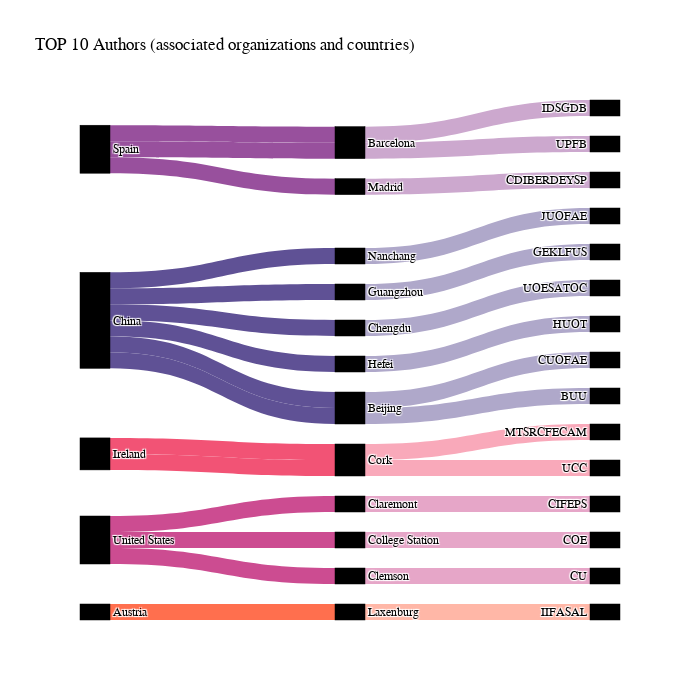

Notebook code cell kept with this figure:
### Markdown cell above
A visualização dos autores com maior número de publicações parece apontar na mesma direção de outras análises realizadas anteriormente. Dentre os 10 autores mais prolíficos, 5 são afiliados a universidades chinesas. Para além destes, as universidades do Reino Unido apresentam 2 autores, enquanto Japão, EUA e Espanha apresentam um autor em cada. No top 10 não há, em nenhum país, dois autores ligados à mesma universidade.

É interessante notar que, mesmo para as universidades fora da China, a imensa maioria dos autores apresenta apelidos de origem chinesa. A exceção é Tan Yigitcanlar, autor australiano de origens turcas, ligado à University College London.

**Afliliação de organizações**

### Code cell
import pandas as pd
import plotly.graph_objects as go
import plotly.colors as pc

# Supondo que df_affiliation já está definido e contém as colunas 'affiliation-country', 'affiliation-city', 'affilname'
# Verificar se as colunas necessárias estão presentes no DataFrame
required_columns = ['affiliation-country', 'affiliation-city', 'affilname']
if not all(column in df_affiliation.columns for column in required_columns):
    raise ValueError(f"O DataFrame deve conter as colunas: {required_columns}")

# Criar uma coluna com as siglas das instituições
df_affiliation['institution_labels_simp'] = df_affiliation['affilname'].apply(lambda x: ''.join([word[0].upper() for word in x.split()]))

# Preparar os dados para o diagrama de Sankey
top_institutions = df_affiliation['affilname'].dropna().value_counts().nlargest(15).index.tolist()
filtered_df = df_affiliation[df_affiliation['affilname'].isin(top_institutions)]

countries = filtered_df['affiliation-country'].dropna().unique().tolist()
cities = filtered_df['affiliation-city'].dropna().unique().tolist()
institutions = filtered_df['affilname'].dropna().unique().tolist()
institution_labels_simp = [df_affiliation[df_affiliation['affilname'] == inst]['institution_labels_simp'].values[0] for inst in top_institutions]

# Criar labels para países, cidades e top 15 instituições
labels = countries + cities + institution_labels_simp

# Criar dicionários para mapear os índices
country_indices = {country: i for i, country in enumerate(countries)}
city_indices = {city: i + len(countries) for i, city in enumerate(cities)}
institution_indices = {institution: i + len(countries) + len(cities) for i, institution in enumerate(institution_labels_simp)}

# Criar listas para as fontes e destinos
sources = []
targets = []
values = []
link_colors = []


# Definir cores para os países
custom_colors = [
    "#5f5195", "#98509d",
    "#cc4c91", "#f25375",
    "#ff6f4e", "#ff9913"
]
country_colors = custom_colors[:len(countries)]

# Adicionar relações país -> cidade
city_article_counts = filtered_df.groupby('affiliation-city').size().to_dict()
for _, row in filtered_df.iterrows():
    if row['affiliation-country'] in country_indices and row['affiliation-city'] in city_indices:
        sources.append(country_indices[row['affiliation-country']])
        targets.append(city_indices[row['affiliation-city']])
        values.append(1)
        link_colors.append(country_colors[country_indices[row['affiliation-country']]])

# Adicionar relações cidade -> instituição
institution_article_counts = filtered_df.groupby('affilname').size().to_dict()
for _, row in filtered_df.iterrows():
    if row['affiliation-city'] in city_indices and row['institution_labels_simp'] in institution_indices:
        sources.append(city_indices[row['affiliation-city']])
        targets.append(institution_indices[row['institution_labels_simp']])
        values.append(1)
        # Criar uma cor mais clara para a instituição
        base_color = pc.hex_to_rgb(country_colors[country_indices[row['affiliation-country']]])
        lighter_color = pc.find_intermediate_color(base_color, (255, 255, 255), 0.5)
        lighter_color = f"rgb{lighter_color}"
        link_colors.append(lighter_color)

# Criar customdata para incluir o nome completo da instituição e o número de artigos
customdata = []
for label in labels:
    if label in countries:
        customdata.append(f"{label}")
    elif label in cities:
        count = city_article_counts.get(label, 0)
        customdata.append(f"{label}<br>Number of articles: {count}")
    else:
        institution = top_institutions[institution_labels_simp.index(label)]
        count = institution_article_counts.get(institution, 0)
        customdata.append(f"{institution}<br>Number of articles: {count}")

# Criar o diagrama de Sankey
fig = go.Figure(data=[go.Sankey(
    node=dict(
        pad=20,
        thickness=30,
        line=dict(color="black", width=0.5),
        label=labels,
        customdata=customdata,  # Texto completo para o pop-up
        hovertemplate='%{customdata}<extra></extra>',
        color="black",
    ),
    link=dict(
        source=sources,
        target=targets,
        value=values,
        color=link_colors
    )
)])
fig.update_layout(
    hovermode='x',
    title="TOP 10 Authors (associated organizations and countries)",
    font=dict(size=12, color='Black', family="Arial"),  # Tipo de letra mais simples e legível
    plot_bgcolor='white',
    paper_bgcolor='white',
    width=700,
    height=700  # Aumentar a largura do gráfico
)

fig.show()

### Figure 1 — Plotly figure (JSON) as saved in the notebook; plotly's stock layout.template omitted (floating-point values rounded to 4 significant figures)
{"data": [{"link": {"color": ["#5f5195", "#5f5195", "#5f5195", "#98509d", "#98509d", "#98509d", "#5f5195", "#cc4c91", "#5f5195", "#f25375", "#f25375", "#ff6f4e", "#cc4c91", "#cc4c91", "#5f5195", "rgb(175.0, 168.0, 202.0)", "rgb(175.0, 168.0, 202.0)", "rgb(175.0, 168.0, 202.0)", "rgb(203.5, 167.5, 206.0)", "rgb(203.5, 167.5, 206.0)", "rgb(203.5, 167.5, 206.0)", "rgb(175.0, 168.0, 202.0)", "rgb(229.5, 165.5, 200.0)", "rgb(175.0, 168.0, 202.0)", "rgb(248.5, 169.0, 186.0)", "rgb(248.5, 169.0, 186.0)", "rgb(255.0, 183.0, 166.5)", "rgb(229.5, 165.5, 200.0)", "rgb(229.5, 165.5, 200.0)", "rgb(175.0, 168.0, 202.0)"], "source": [0, 0, 0, 1, 1, 1, 0, 2, 0, 3, 3, 4, 2, 2, 0, 5, 6, 7, 8, 9, 8, 10, 11, 12, 13, 13, 14, 15, 16, 10], "target": [5, 6, 7, 8, 9, 8, 10, 11, 12, 13, 13, 14, 15, 16, 10, 17, 18, 19, 20, 21, 22, 23, 24, 25, 26, 27, 28, 29, 30, 31], "value": [1, 1, 1, 1, 1, 1, 1, 1, 1, 1, 1, 1, 1, 1, 1, 1, 1, 1, 1, 1, 1, 1, 1, 1, 1, 1, 1, 1, 1, 1]}, "node": {"color": "black", "customdata": ["China", "Spain", "United States", "Ireland", "Austria", "Nanchang<br>Number of articles: 1", "Guangzhou<br>Number of articles: 1", "Chengdu<br>Number of articles: 1", "Barcelona<br>Number of articles: 2", "Madrid<br>Number of articles: 1", "Beijing<br>Number of articles: 2", "Claremont<br>Number of articles: 1", "Hefei<br>Number of articles: 1", "Cork<br>Number of articles: 2", "Laxenburg<br>Number of articles: 1", "College Station<br>Number of articles: 1", "Clemson<br>Number of articles: 1", "Jiangxi University of Finance and Economics<br>Number of articles: 1", "Guangdong Enterprise Key Laboratory for Urban Sensing<br>Number of articles: 1", "University of Electronic Science and Technology of China<br>Number of articles: 1", "Instituto de Salud Global de Barcelona<br>Number of articles: 1", "Centro de Investigación Biomédica en Red de Epidemiología y Salud Pública<br>Number of articles: 1", "Universitat Pompeu Fabra Barcelona<br>Number of articles: 1", "Central University of Finance and Economics<br>Number of articles: 1", "Claremont Institute for Economic Policy Studies<br>Number of articles: 1", "Hefei University of Technology<br>Number of articles: 1", "MaREI, the SFI Research Centre for Energy, Climate and Marine<br>Number of articles: 1", "University College Cork<br>Number of articles: 1", "International Institute for Applied Systems Analysis, Laxenburg<br>Number of articles: 1", "College of Engineering<br>Number of articles: 1", "Clemson University<br>Number of articles: 1", "Beijing Union University<br>Number of articles: 1"], "hovertemplate": "%{customdata}<extra></extra>", "label": ["China", "Spain", "United States", "Ireland", "Austria", "Nanchang", "Guangzhou", "Chengdu", "Barcelona", "Madrid", "Beijing", "Claremont", "Hefei", "Cork", "Laxenburg", "College Station", "Clemson", "JUOFAE", "GEKLFUS", "UOESATOC", "IDSGDB", "CDIBERDEYSP", "UPFB", "CUOFAE", "CIFEPS", "HUOT", "MTSRCFECAM", "UCC", "IIFASAL", "COE", "CU", "BUU"], "line": {"color": "black", "width": 0.5}, "pad": 20, "thickness": 30}, "type": "sankey"}], "layout": {"font": {"color": "Black", "family": "Arial", "size": 12}, "height": 700, "hovermode": "x", "paper_bgcolor": "white", "plot_bgcolor": "white", "title": {"text": "TOP 10 Authors (associated organizations and countries)"}, "width": 700}}
